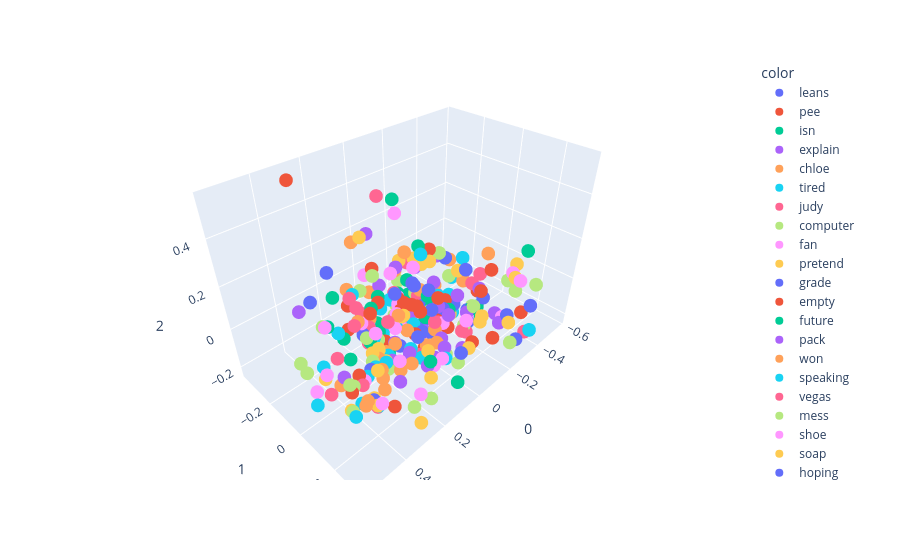

The notebook cell saved with this chart:
### Code cell
import plotly.express as px
fig = px.scatter_3d(X[1200:1500],x=0,y=1,z=2, color=y[1200:1500])
fig.show()
